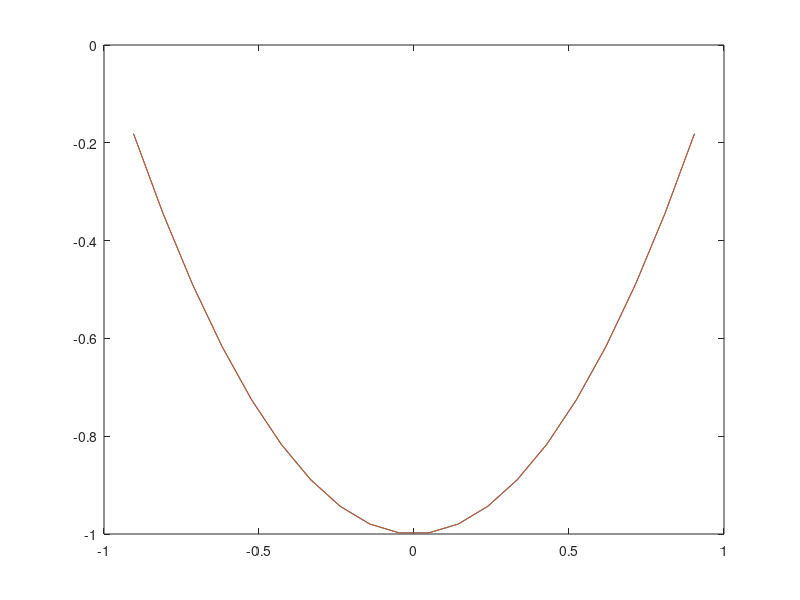

MATLAB code for this plot:
%solve u''+u=t^2+1 using finite difference method
uexac= @(t) t*t-1;
N=20;
Q=30;
t0=-1;
t1=1;
a=0;
b=0;
h=(t1-t0)/(N+1);
f= @(t,y,y1) t*t+1-y;
T=zeros(N,1);
U=zeros(N,Q);
A=zeros(N,N);
Uexac=zeros(N,1);
F1=zeros(N,N);
g=zeros(N,1);
g(1,1)=-a/(h*h);
g(N,1)=-b/(h*h);
F=zeros(N,1);
for i=1:N
    T(i)=t0+h*i;
    A(i,i)=-2;
    U(i,1)=a;
    F1(i,i)=-1;
    Uexac(i)=uexac(T(i));
end
A(1,2) =1;
A(N,N-1)=1;
for i=2:N-1
    A(i,i+1)=1;
    A(i,i-1)=1;
end
for m=1:Q
    u=U(:,m);
    for k=2:N-1
        F(k,1)=f(T(k),u(k),(u(k+1)-u(k-1))/h);
    end
    F(1,1)=f(T(1),u(1),(u(2)-a)/h);
    F(N,1)=f(T(N),u(N),(b-u(N-1))/h);
    unew=u-(A/(h*h) - F1)\(((A/(h*h))*u)-F-g);
end

plot(T,unew,T,Uexac);
unew
Uexac